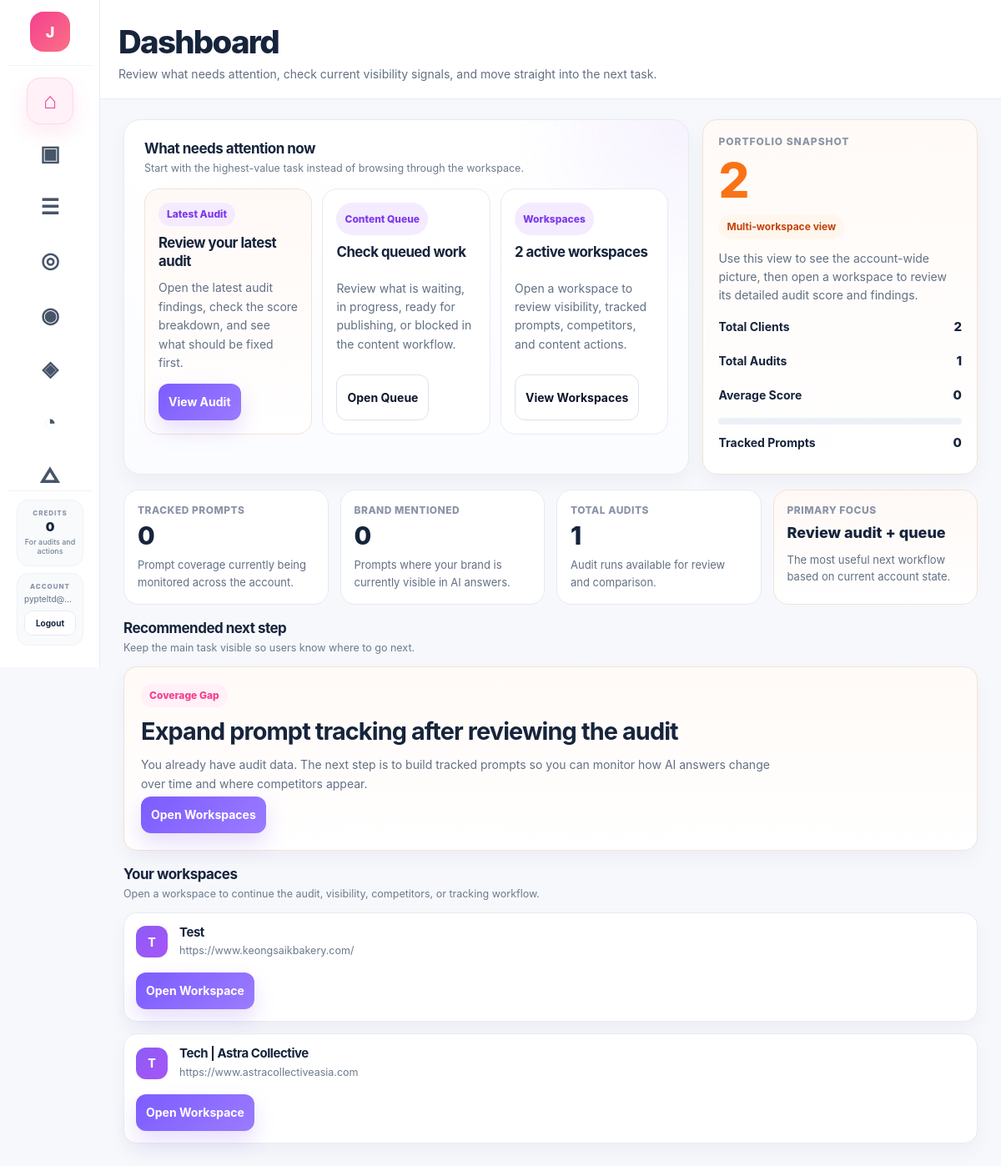
Page / (signed in) on the earlier database version.
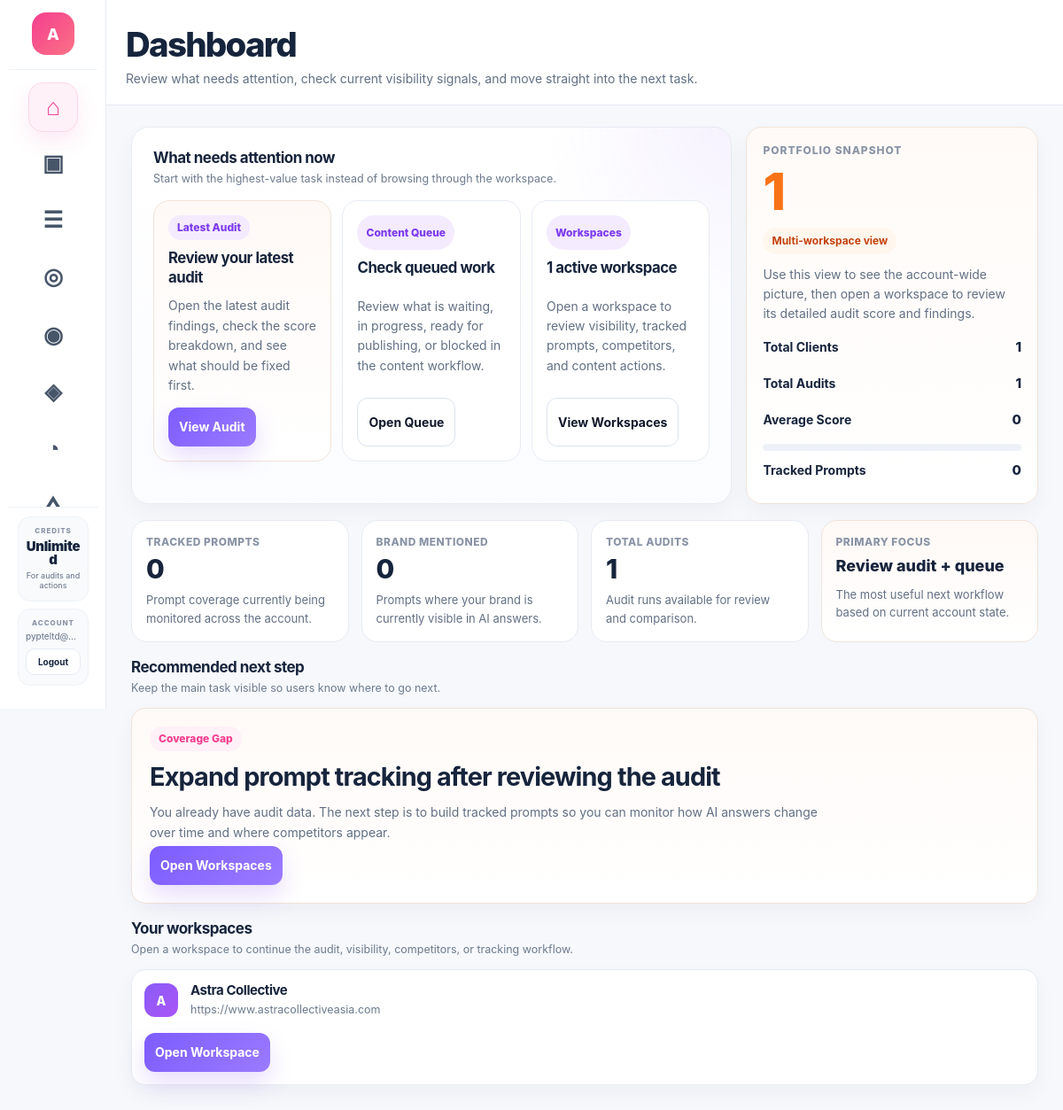
Same page on the later database version.
### app.py (models this page shows)
class User(UserMixin, db.Model):
    __tablename__ = "users"
    id = db.Column(db.Integer, primary_key=True)
    email = db.Column(db.String(255), unique=True, nullable=False)
    password_hash = db.Column(db.String(255), nullable=False)
    name = db.Column(db.String(255), nullable=False)
    referral_code = db.Column(db.String(50), unique=True, nullable=True)
    referred_by_user_id = db.Column(db.Integer, db.ForeignKey("users.id"), nullable=True)
    created_at = db.Column(db.DateTime, default=datetime.utcnow)
    role = db.Column(db.String(50), default="user")
    plan = db.Column(db.String(50), default="free")
    is_white_label_enabled = db.Column(db.Boolean, default=False)
    agency_name = db.Column(db.String(255), nullable=True)
    wallet = db.relationship(
        "Wallet",
        backref="user",
        uselist=False,
        cascade="all, delete-orphan",
    )
    clients = db.relationship(
        "Client",
        backref="user",
        lazy=True,
        cascade="all, delete-orphan",
    )

class Wallet(db.Model):
    __tablename__ = "wallets"
    id = db.Column(db.Integer, primary_key=True)
    user_id = db.Column(db.Integer, db.ForeignKey("users.id"), unique=True, nullable=False)
    balance = db.Column(db.Integer, default=0, nullable=False)
    updated_at = db.Column(db.DateTime, default=datetime.utcnow, onupdate=datetime.utcnow)

class Client(db.Model):
    __tablename__ = "clients"
    id = db.Column(db.Integer, primary_key=True)
    slug = db.Column(db.String(255), nullable=False, index=True)
    user_id = db.Column(db.Integer, db.ForeignKey("users.id"), nullable=False, index=True)
    name = db.Column(db.String(255), nullable=False)
    website = db.Column(db.String(500), nullable=False)
    website_normalized = db.Column(db.String(500), nullable=False, index=True)
    industry = db.Column(db.String(255), nullable=True)
    location = db.Column(db.String(255), nullable=True)
    owner_type = db.Column(db.String(100), nullable=False, default="company")
    notes = db.Column(db.Text, nullable=True)
    logo_filename = db.Column(db.String(255), nullable=True)
    created_at = db.Column(db.DateTime, default=datetime.utcnow, nullable=False)
    updated_at = db.Column(db.DateTime, default=datetime.utcnow, onupdate=datetime.utcnow, nullable=False)
    __table_args__ = (
        db.UniqueConstraint("user_id", "slug", name="uq_clients_user_slug"),
    )

### app.py (the view)
@app.route("/")
@login_required
def index():
    all_audits = get_saved_audits(user_id=current_user.id)
    clients = build_client_views()
    search_term = request.args.get("q", "").strip()
    audit_type = request.args.get("type", "all").strip().lower()
    sort_by = request.args.get("sort", "saved_at").strip()
    order = request.args.get("order", "desc").strip().lower()
    audits = filter_audits(all_audits, search_term=search_term, audit_type=audit_type)
    audits = sort_audits(audits, sort_by=sort_by, order=order)
    view_mode = get_view_mode(current_user)
    focused_client = get_focused_client_for_user(current_user)
    overall_score = 0
    visibility_score = 0
    content_score = 0
    entity_score = 0
    trust_score = 0
    if view_mode == "single" and focused_client:
        latest_audit = focused_client.get("latest_audit") or {}
        overall_score = latest_audit.get("normalized_score", 0) or 0
        visibility_score = latest_audit.get("visibility_score", 0) or 0
        content_score = latest_audit.get("content_score", 0) or 0
        entity_score = latest_audit.get("entity_score", 0) or 0
        trust_score = latest_audit.get("trust_score", 0) or 0
    elif view_mode == "multi":
        client_scores = []
        for client in clients:
            latest_audit = client.get("latest_audit") or {}
            score = latest_audit.get("normalized_score")
            if score is not None:
                client_scores.append(score)
        overall_score = round(sum(client_scores) / len(client_scores), 1) if client_scores else 0
    total_prompts = sum(len(client.get("tracked_prompts", []) or []) for client in clients)
    mentioned_count = sum(client.get("mentioned_count", 0) or 0 for client in clients)
    return render_template(
        "dashboard.html",
        audits=audits,
        clients=clients,
        view_mode=view_mode,
        focused_client=focused_client,
        overall_score=overall_score,
        visibility_score=visibility_score,
        content_score=content_score,
        entity_score=entity_score,
        trust_score=trust_score,
        total_clients=len(clients),
        total_audits=len(all_audits),
        total_prompts=total_prompts,
        mentioned_count=mentioned_count,
        search_term=search_term,
        selected_type=audit_type,
        selected_sort=sort_by,
        selected_order=order,
    )

### templates/dashboard.html (shortened to what the changed rows need)
{% extends "base.html" %}
{% block page_header %}
<div class="page-header-standard dashboard-page-header-minimal">
    <div class="page-header-copy">
        <h1>Dashboard</h1>
    </div>
</div>
{% endblock %}
{% block content %}
{% set aeo_score = overall_score if overall_score is defined else 0 %}
{% set vis_score = visibility_score if visibility_score is defined else 0 %}
{% set cont_score = content_score if content_score is defined else 0 %}
{% set ent_score = entity_score if entity_score is defined else 0 %}
{% set tr_score = trust_score if trust_score is defined else 0 %}
{% set credit_balance = wallet_balance if wallet_balance is defined else 14 %}
{% set has_clients = clients is defined and clients %}
{% set primary_client = clients[0] if has_clients else None %}
<div class="dashboard-v3">
    <section class="dashboard-priority-v3">
        <div class="dashboard-priority-main-card">
            <div class="dashboard-section-head">
                <h2>What needs attention now</h2>
            </div>
            <div class="dashboard-priority-grid">
                <article class="dashboard-priority-item">
                    <span class="dashboard-priority-kicker">Workspaces</span>
                    {% if has_clients %}
                        <h3>{{ total_clients or clients|length }} active workspace{% if (total_clients or clients|length) != 1 %}s{% endif %}</h3>
                        <p>
                            Open a workspace to review visibility, tracked prompts, competitors, and content actions.
                        </p>
                    {% else %}
                        <h3>No workspace yet</h3>
                        <p>
                            Create your first workspace to organise audits, tracking, content opportunities, and reports.
                        </p>
                    {% endif %}
                    <div class="dashboard-priority-actions">
                        {% if has_clients %}
                            <a href="{{ url_for('clients_page') }}" class="btn btn-secondary">
                            </a>
                        {% else %}
                            <a href="{{ url_for('create_client') }}" class="btn btn-secondary">
                                Add Workspace
                            </a>
                        {% endif %}
                    </div>
                </article>
            </div>
        </div>
        {% if view_mode == "single" %}
        <div class="dashboard-ops-card">
            <span class="dashboard-score-label">Workspace Snapshot</span>
            <strong class="dashboard-score-value">{{ aeo_score }}</strong>
            <div class="dashboard-score-pill-row">
                {% if aeo_score >= 80 %}
                    <span class="score-pill score-pill-success">Strong visibility</span>
                {% elif aeo_score >= 55 %}
                    <span class="score-pill score-pill-warning">Moderate visibility</span>
                {% else %}
                    <span class="score-pill score-pill-danger">High opportunity</span>
                {% endif %}
            </div>
            <p class="dashboard-score-text">
                {% if aeo_score >= 80 %}
                    Your workspace is showing strong visibility across tracked AI answers.
                {% elif aeo_score >= 55 %}
                    Visibility is developing, but there are still meaningful gaps to improve.
                {% else %}
                    Visibility is still low, so there is strong upside if you act on the findings.
                {% endif %}
            </p>
            <div class="dashboard-score-breakdown">
                <div class="score-row">
                    <div class="score-row-top">
                        <span>Visibility</span>
                        <strong>{{ vis_score }}</strong>
                    </div>
                    <div class="score-row-track">
                        <div class="score-row-fill fill-blue" style="width: {{ vis_score }}%;"></div>
                    </div>
                </div>
                <div class="score-row">
                    <div class="score-row-top">
                        <span>Content</span>
                        <strong>{{ cont_score }}</strong>
                    </div>
                    <div class="score-row-track">
                        <div class="score-row-fill fill-orange" style="width: {{ cont_score }}%;"></div>
                    </div>
                </div>
                <div class="score-row">
                    <div class="score-row-top">
                        <span>Entity</span>
                        <strong>{{ ent_score }}</strong>
                    </div>
                    <div class="score-row-track">
                        <div class="score-row-fill fill-purple" style="width: {{ ent_score }}%;"></div>
                    </div>
                </div>
                <div class="score-row">
                    <div class="score-row-top">
                        <span>Trust</span>
                        <strong>{{ tr_score }}</strong>
                    </div>
                    <div class="score-row-track">
                        <div class="score-row-fill fill-green" style="width: {{ tr_score }}%;"></div>
                    </div>
                </div>
            </div>
        </div>
        {% else %}
        <div class="dashboard-ops-card">
            <span class="dashboard-score-label">Portfolio Snapshot</span>
            <strong class="dashboard-score-value">{{ total_clients or 0 }}</strong>
            <div class="dashboard-score-pill-row">
                <span class="score-pill score-pill-warning">Multi-workspace view</span>
            </div>
            <p class="dashboard-score-text">
                Use this view to see the account-wide picture, then open a workspace to review its detailed audit score and findings.
            </p>
            <div class="dashboard-score-breakdown">
                <div class="score-row">
                    <div class="score-row-top">
                        <span>Total Clients</span>
                        <strong>{{ total_clients or 0 }}</strong>
                    </div>
                </div>
                <div class="score-row">
                    <div class="score-row-top">
                        <span>Total Audits</span>
                        <strong>{{ total_audits or 0 }}</strong>
                    </div>
                </div>
                <div class="score-row">
                    <div class="score-row-top">
                        <span>Average Score</span>
                        <strong>{{ overall_score or 0 }}</strong>
                    </div>
                    <div class="score-row-track">
                    </div>
                </div>
                <div class="score-row">
                    <div class="score-row-top">
                        <span>Tracked Prompts</span>
                        <strong>{{ total_prompts or 0 }}</strong>
                    </div>
                </div>
            </div>
        </div>
        {% endif %}
    </section>
    <section class="dashboard-next-v3">
        <div class="dashboard-section-head">
            <h2>Recommended next step</h2>
        </div>
    </section>
    <section class="dashboard-clients-v3">
        <div class="dashboard-section-head">
            <h2>Your workspaces</h2>
        </div>
        {% if clients %}
            <div class="dashboard-clients-grid">
                {% for client in clients %}
                <article class="dashboard-client-card">
                    <div class="dashboard-client-top">
                        <div class="dashboard-client-mark">
                            {{ (client.name[0] if client.name else "C")|upper }}
                        </div>
                        <div class="dashboard-client-copy">
                            <h3>{{ client.name or "Untitled Client" }}</h3>
                            <p>{{ client.domain or client.website or "No domain added yet" }}</p>
                        </div>
                    </div>
                    <div class="dashboard-client-actions">
                        <a href="{{ url_for('client_detail', client_id=client.id) }}" class="btn btn-primary">
                            Open Workspace
                        </a>
                    </div>
                </article>
                {% endfor %}
            </div>
        {% endif %}
    </section>
</div>
{% endblock %}

### templates/base.html (shortened to what the changed rows need)
<!DOCTYPE html>
<html lang="en">
<head>
    <link rel="stylesheet" href="{{ url_for('static', filename='styles-v2.1.css') }}">
</head>
<body class="{% block body_class %}{% endblock %}">
    {% set current_endpoint = request.endpoint or '' %}
    {% set sidebar_client = focused_client if focused_client is defined and focused_client else none %}
    <div class="app-shell">
        <aside class="app-sidebar" id="appSidebar" aria-hidden="true">
            <div class="sidebar-inner">
                <div class="sidebar-brand">
                    <a href="{{ url_for('index') }}" class="brand-link" aria-label="DarInsights dashboard">
                        <div class="brand-mark">
                            {% if current_user.is_authenticated %}
                                {{ (current_user.name or current_user.email or "D")[0]|upper }}
                            {% else %}
                                D
                            {% endif %}
                        </div>
                    </a>
                </div>
                <div class="sidebar-footer">
                    <div class="sidebar-footer-panel sidebar-credits-panel">
                        <div class="sidebar-footer-head">
                            <span class="sidebar-footer-kicker">Credits</span>
                        </div>
                        <div class="sidebar-credits-value">
                            {% if current_user.is_authenticated and current_user.plan == 'dev_unlimited' %}
                                Unlimited
                            {% elif current_user.is_authenticated and current_user.wallet %}
                                {{ current_user.wallet.balance }}
                            {% else %}
                                0
                            {% endif %}
                        </div>
                        <div class="sidebar-credits-meta">
                            For audits and actions
                        </div>
                    </div>
                    <div class="sidebar-footer-panel">
                        <div class="sidebar-footer-head">
                            <span class="sidebar-footer-kicker">Account</span>
                        </div>
                        <div class="sidebar-account-email">
                            {{ current_user.email if current_user.is_authenticated else 'Guest' }}
                        </div>
                        {% if current_user.is_authenticated %}
                            <a href="{{ url_for('logout') }}" class="sidebar-logout-btn">Logout</a>
                        {% else %}
                            <a href="{{ url_for('login') }}" class="sidebar-logout-btn">Login</a>
                        {% endif %}
                    </div>
                </div>
            </div>
        </aside>
        <div class="app-main">
            <header class="app-topbar">
                <div class="topbar-left">
                    <div class="topbar-heading">
                        {% block page_header %}{% endblock %}
                    </div>
                </div>
            </header>
            <main class="app-content">
                {% block content %}{% endblock %}
            </main>
        </div>
    </div>
</body>
</html>

Differences in the rows shown:
no longer on this page (row edited): Wallet: wallet.balance "0"
removed Client: name "T", name "Test", website "https://www.keongsaikbakery.com/"
removed Client: name "T", name "Tech | Astra Collective", website "https://www.astracollectiveasia.com"
changed User "pypteltd@…": name "J" → "A"
added Client: name "A", name "Astra Collective", website "https://www.astracollectiveasia.com"
Other differences:
{{ total_clients or clients|length }}: "2" → "1"
{{ total_clients or 0 }}: "2" → "1"
text no longer shown: "s"
text now shown: "Unlimited"
